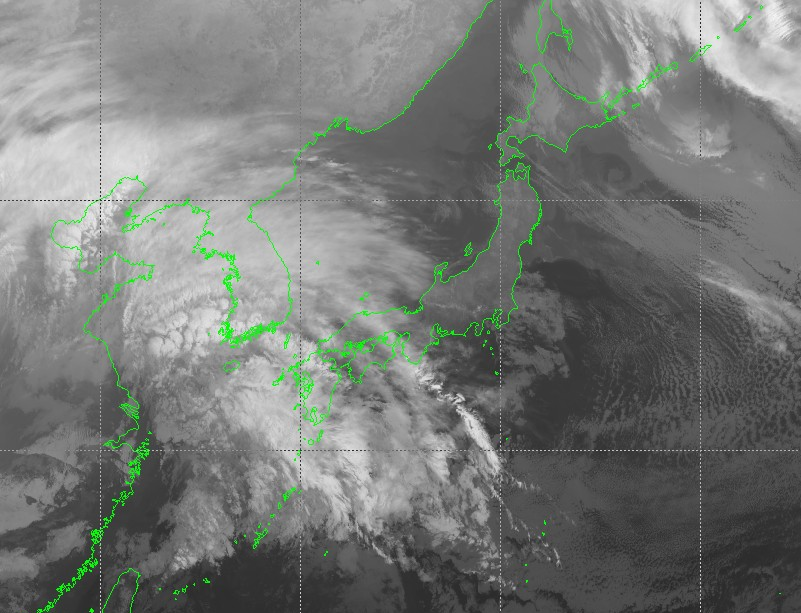
#> input picture data/japan_raw/2026-03-02/latest/himawari_20260301T191000Z.png, 801 x 613 px
$ python -i stage_frames.py   (imports and definitions only)
#> lines starting #> are read from the running program, lines starting #| are printed output that depends on the picture
#> further down, picture is the input picture: PIL image 801x613 RGB; mean R, G, B 117.4, 120.9, 117.4
# src/himawari_ml/ingest/fetch_latest.py
from __future__ import annotations

import os
import time
import logging
import warnings
from dataclasses import dataclass
from pathlib import Path
from datetime import datetime, timedelta, timezone
from io import BytesIO

import requests
from PIL import Image, ImageStat

from himawari_ml.utils.paths import raw_latest_dir, frame_filename

log = logging.getLogger("fetch_latest")
# [1 line not run here, left out]

IN_GHA = os.getenv("GITHUB_ACTIONS", "false").lower() == "true"

# Silence urllib3 "Unverified HTTPS request" warnings when verify=False
from urllib3.exceptions import InsecureRequestWarning  # type: ignore
# [1 line not run here, left out]

# Mirrors (try in order)
BASES = [
    "https://himawari8-dl.nict.go.jp/himawari8/img",
    "https://himawari8.nict.go.jp/himawari8/img",
]

HEADERS = {"User-Agent": "himawari-ml/1.0 (research; GitHub Actions)"}

# ---- Actions-friendly limits (override via env) ----
TARGET_SAVED = int(os.getenv("TARGET_SAVED", "24" if IN_GHA else "48"))
MAX_FRAMES_DEFAULT = int(os.getenv("MAX_FRAMES", "288" if IN_GHA else "576"))  # 48–96 hours of candidates
LOOKBACK_HOURS_DEFAULT = int(os.getenv("LOOKBACK_HOURS", "72" if IN_GHA else "96"))

# Start a bit behind "now" because NICT tiles lag real time.
# (Most common reason for "tile missing/corrupt" on newest timestamps.)
START_DELAY_MINUTES = int(os.getenv("START_DELAY_MINUTES", "40" if IN_GHA else "20"))

# Image size expected by your ML (keep 256 by default)
DEFAULT_IMAGE_SIZE = int(os.getenv("IMAGE_SIZE", "256"))

# TLS verification override
_HV = os.getenv("HIMAWARI_VERIFY", "").strip().lower()
if _HV in ("0", "false", "no"):
    VERIFY_SSL = False
elif _HV in ("1", "true", "yes"):
    VERIFY_SSL = True
else:
    VERIFY_SSL = (not IN_GHA)

# Darkness threshold (inside Earth disk only). Higher = allow more nighttime.
MAX_DARK_FRAC = float(os.getenv("MAX_DARK_FRAC", "0.85"))

# Tiling config for full disk (4d / 550 -> 4x4 tiles)
LEVEL = 4
TILE_SIZE = 550


@dataclass
class FetchCfg:
    retries: int = 3
    timeout_s: int = 15
    backoff_base_s: float = 1.0


PNG_MAGIC = b"\x89PNG\r\n\x1a\n"


# [53 lines left out: functions _is_valid_png_bytes, _session, _get, latest_timestamp_10min, _center_crop_square, not called in this run]


def _earth_disk_mask(img_rgb: Image.Image, thresh: int = 12) -> Image.Image:
#> called with thresh = 12
    g = img_rgb.convert("L")
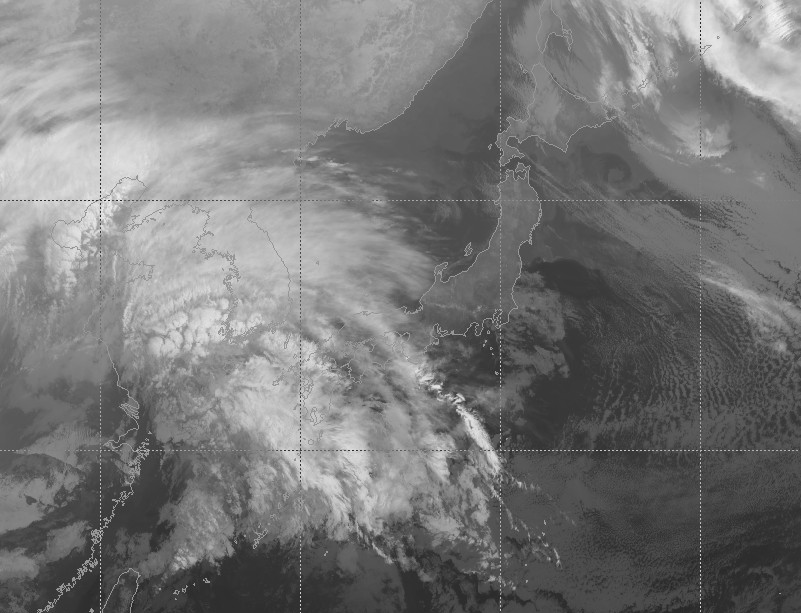
#> g: PIL image 801x613 L; min 21, max 245, mean 119.5
    return g.point(lambda p: 255 if p > thresh else 0)
#> returned value: PIL image 801x613 L; every value is 255


def _dark_fraction_on_disk(img_rgb: Image.Image) -> float:
    mask = _earth_disk_mask(img_rgb, thresh=12)
    g = img_rgb.convert("L")

    outside_fill = 128
    g2 = Image.composite(g, Image.new("L", g.size, outside_fill), mask)

    hist = g2.histogram()
#> hist = 256 values, max 4994 at index 76, min 0 at index 0, mean 1918
    if sum(hist) == 0:
        return 1.0

    near_black = sum(hist[:10])
#> near_black = 0
    inside = ImageStat.Stat(mask).sum[0] / 255.0
#> inside = 491013
    if inside <= 0:
        return 1.0

    return float(near_black / inside)


# [87 lines left out: functions fetch_frame, main, not called in this run]


# [14 lines not run here, left out]

>>> from PIL import Image
>>> picture = Image.open('../../data/japan_raw/2026-03-02/latest/himawari_20260301T191000Z.png')
>>> result = _dark_fraction_on_disk(picture)
#> result = 0
